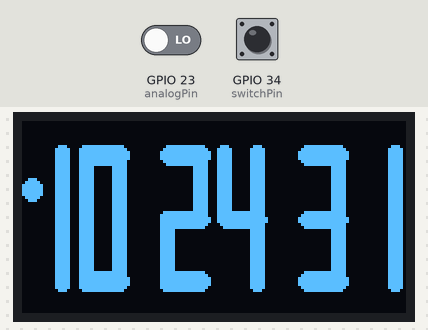
The sketch below on a simulated ESP32. On the bench: 128×64 one-colour display. The test bench sets the inputs (shaded band); at power-on: GPIO 23 (analogPin) LOW, GPIO 34 (switchPin) HIGH. The local clock reads 2024-03-15 10:24:30 at power-on unless the sketch sets it; what the sketch prints to the serial monitor is not drawn.

Above: at 1.6 s.
1.7 s: GPIO 23 (analogPin) driven HIGH
At 2.3 s:
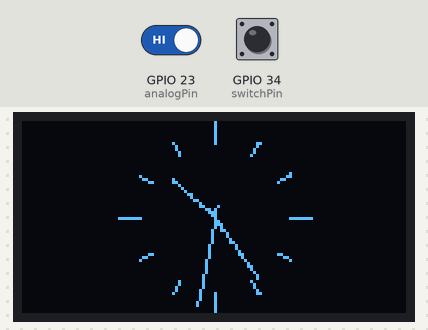
5.8 s: GPIO 34 (switchPin) pulled LOW for 1 s
At 6.5 s:
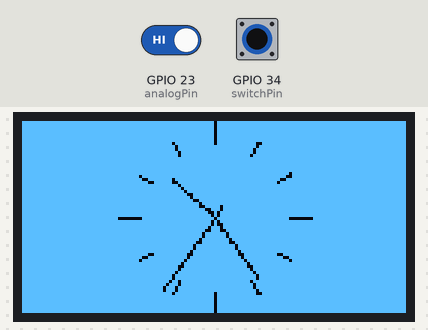
8.5 s: GPIO 23 (analogPin) driven LOW
At 9.8 s:
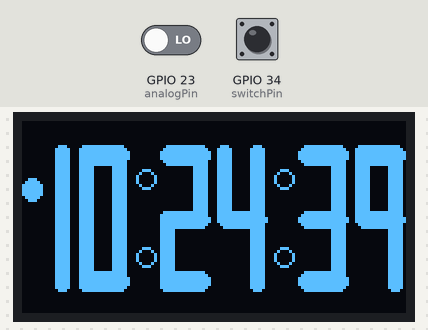
12.6 s: GPIO 34 (switchPin) pulled LOW for 3.2 s
At 13.8 s:
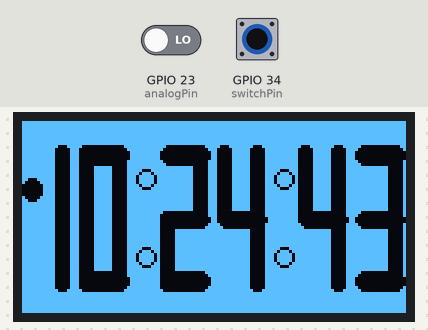
Timing chart, 0 to 15.6 s (numbered marks = the images above; inputs shaded):
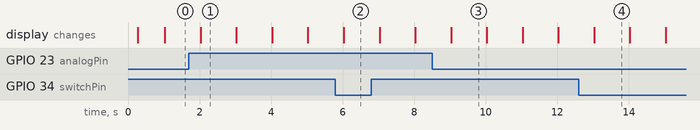

The sketch:

Clock.ino
```cpp
#include <SPI.h>
#include <Wire.h>
#include <Adafruit_GFX.h>
#include <Adafruit_SH110X.h>
#include <DS3231.h>
#include <math.h>

/* Uncomment the initialize the I2C address , uncomment only one, If you get a totally blank screen try the other*/
#define i2c_Address 0x3c //initialize with the I2C addr 0x3C Typically eBay OLED's
#define clock_Address 0x68
#define SCREEN_WIDTH 128 // OLED display width, in pixels
#define SCREEN_HEIGHT 64 // OLED display height, in pixels
#define OLED_RESET -1   //   QT-PY / XIAO
Adafruit_SH1106G display = Adafruit_SH1106G(SCREEN_WIDTH, SCREEN_HEIGHT, &Wire, OLED_RESET);
DS3231 rtc = DS3231();
int lastsec = rtc.getSecond();
bool h12;
bool hPM;
bool dot = true;

float sinTable[60];
float cosTable[60];

#define NUMFLAKES 10
#define XPOS 0
#define YPOS 1
#define DELTAY 2

#define switchPin 34
#define analogPin 23

bool color() {
  if(digitalRead(switchPin) == 1){
    return 1;
  }
  return 0;
}


bool states[10][7]{
  {1,1,1,1,1,0,1},
  {0,0,0,1,1,0,0},
  {1,0,1,1,0,1,1},
  {1,0,0,1,1,1,1},
  {0,1,0,1,1,1,0},
  {1,1,0,0,1,1,1},
  {0,1,1,0,1,1,1},
  {1,0,0,1,1,0,0},
  {1,1,1,1,1,1,1},
  {1,1,0,1,1,1,0},
};

struct rect{
  int x0;
  int y0;
  int h;
  int w;
  bool on;
};

class NumberShow{
  private:
    struct rect rects[7]{
      {x0,8,7,17,1}, //Arriba
      {x0,8,27,5,1}, //Izquierda arriba
      {x0,30,27,5,1}, //Izquierda abajo
      {x0+13,8,27,5,1}, //Derecha arriba
      {x0+13,30,27,5,1}, //Derecha anajo
      {x0,30,6,17,0}, //Centro
      {x0,50,7,17,1} //Abajo
    };
  public:
    NumberShow(){x0 = 0;};
    NumberShow(int x0_){x0 = x0_;};
    int x0;
    void set_x0(int x0_){
      x0 = x0_;
      for (int i = 0; i <=7; i++){
        rects[i].x0 = x0_;
      }
      rects[3].x0 = x0_+11;
      rects[4].x0 = x0_+11;
    }
    void estimate(int value_){
      for (int i = 0; i <=7; i++){
        if(states[value_][i]){
          display.fillRoundRect(rects[i].x0, rects[i].y0, rects[i].w, rects[i].h, 6, color());
        }
      }
    }
  };

NumberShow numbers[6];

class rRect{
  private:
    int x0;
    int y0;
    int L;
    int B;
    int w;
  public:
    rRect(int x0_, int y0_, int L_, int B_, int w_){
      x0 = x0_;
      y0 = y0_;
      L = L_;
      B = B_;
      w = w_;
    };
    void draw(int second){
      for (int len = 0; len <= L + B; len ++){
        display.drawPixel(x0+(int)((len-B)*sinTable[second]),y0-(int)((len-B)*cosTable[second]),color());
      }
    }
};

rRect hour = rRect(64,32,20,3,3);
rRect sec = rRect(64,32,30,5,1);
rRect minute = rRect(64,32,25,4,2);

void setup() {
    for(int i = 0; i<=59; i++){
    sinTable[i] = sin(M_PI * (i/(float)30));
    cosTable[i] = cos(M_PI * (i/(float)30));
    Serial.println(cosTable[i]);
  }
  pinMode(switchPin, INPUT_PULLUP);
  pinMode(analogPin, INPUT);
  delay(250); // wait for the OLED to power up
  display.begin(i2c_Address, true); // Address 0x3C default
  rtc.setClockMode(false);
  numbers[0].set_x0(0);
  numbers[1].set_x0(19);
  numbers[2].set_x0(46);
  numbers[3].set_x0(65);
  numbers[4].set_x0(92);
  numbers[5].set_x0(111);
}

void loop() {
   if(rtc.getSecond() != lastsec){
    display.clearDisplay();
    display.fillScreen(!color());
    lastsec = rtc.getSecond();
    if(digitalRead(analogPin)){
      for(int i = 0; i < 12; i++){
        int l = 5;
        if(i % 3  == 0){
          l = 7;
        }
        for (int len = 0; len <= l; len ++){
          display.drawPixel(64+(int)((len+25)*sinTable[i*5]),32+(int)((len+25)*cosTable[i*5]),color());
        }
      }
      int h = rtc.getHour(h12,hPM);
      if(h >= 12){
        h -= 12;
      }
      hour.draw(h*5+(int)(rtc.getMinute()*5/(float)60));
      sec.draw(rtc.getSecond());
      minute.draw(rtc.getMinute());
    }else{
      numbers[0].estimate(((int)rtc.getHour(h12,hPM)/10) %10);
      numbers[1].estimate((int)rtc.getHour(h12,hPM) %10);
      numbers[2].estimate(((int)rtc.getMinute()/10) %10);
      numbers[3].estimate(((int)rtc.getMinute()) %10);
      numbers[4].estimate(((int)rtc.getSecond()/10) %10);
      numbers[5].estimate((int)rtc.getSecond()%10);
      dot = !dot;
      if(dot){
        display.drawRoundRect(38,16,7,7,5,color());
        display.drawRoundRect(38,42,7,7,5,color());
        display.drawRoundRect(84,16,7,7,5,color());
        display.drawRoundRect(84,42,7,7,5,color());
      }
    }
    display.display();
  }
}
```

Measured:
- after the input at 1.7 s, the display: changes after 0.33 s (image 1)
- after the input at 5.8 s, the display: changes after 0.23 s (image 2)
- after the input at 8.5 s, the display: changes after 0.53 s (image 3)
- after the input at 12.6 s, the display: changes after 0.43 s (image 4)
- what the display in image 1 shows lasts 1.0 s, from 2.0 s to 3.0 s
